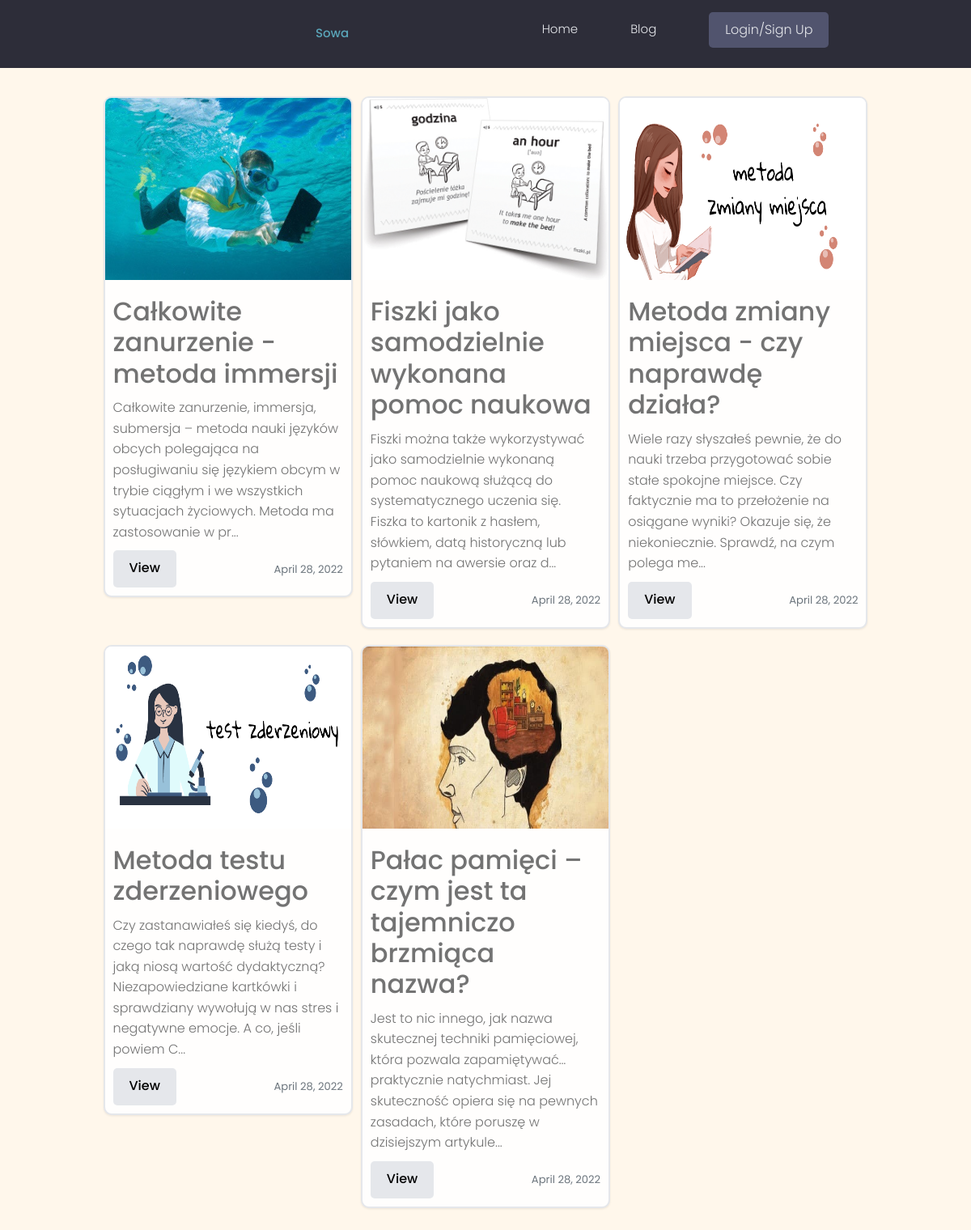
Screenshot of /blog/ with the database file from the repository.
### blog/models.py (models this page shows, shortened)
class Article(models.Model):
    title = models.CharField(max_length=128)
    description = models.CharField(max_length=1000)
    author = models.CharField(max_length=64)
    image = models.ImageField(default='default.jpg', upload_to='blog_articles',null=True, blank=True)
    created = models.DateTimeField(auto_now_add=True)
    id = models.UUIDField(default=uuid.uuid4, unique=True, primary_key=True, editable=False)
    class Meta:
        ordering = ['-created']

### blog/views.py (the view)
# urls.py: path('', views.ArticleListView.as_view(), name='article-list'),
class ArticleListView(ListView):
    model = Article

### blog/templates/blog/article_list.html
{% extends 'main.html' %}
{% block content %}
  <div class="album py-5">
    <div class="container">
      <div class="row row-cols-1 row-cols-sm-2 row-cols-md-3 g-3">
    {% for article in object_list %}
        <div class="col">
          <div class="card shadow-sm">
            <img class="bd-placeholder-img card-img-top" width="100%" height="225" src="{{ article.image.url }}">
            <div class="card-body">
              <p class="card-text"><h3>{{ article.title }}</h3></p>
              <p class="card-text">{{ article.description | slice:":200" }}...</p>
              <div class="d-flex justify-content-between align-items-center">
                <div class="btn-group">
                  <button type="button" class="btn btn-sm btn-outline-secondary"><a href="{% url 'article-detail' article.id %}?next=/blog" style="text-decoration:none;color:black">View</a></button>
                </div>
                <small class="text-muted">{{ article.created.date }}</small>
              </div>
            </div>
          </div>
        </div>
    {% endfor %}
              </div>
    </div>
  </div>
{% endblock %}

### templates/main.html (shortened to what this page needs)
{% load static %}
<!DOCTYPE html>
<html>
<head>
    <link href="https://cdn.jsdelivr.net/npm/bootstrap@5.1.3/dist/css/bootstrap.min.css" rel="stylesheet">
    <link rel="stylesheet" href="https://cdn.jsdelivr.net/npm/bootstrap-icons@1.8.1/font/bootstrap-icons.css">
    <link rel="stylesheet" href="https://cdn.iconmonstr.com/1.3.0/css/iconmonstr-iconic-font.min.css" />
    <link rel="stylesheet" href="{% static 'uikit/styles/uikit.css' %}" />
    <link rel="stylesheet" href="{% static 'styles/app.css' %}" />
</head>
<body style="background-color:#FFF7EB">
{% include 'navbar.html' %}
{% block content %}
{% endblock content %}
</body>
</html>

### templates/navbar.html (shortened to what this page needs)
{% load static %}
<header class="header">
    <div class="container container--narrow">
        <a href="#" class="header__logo">
            <a href="{% url 'index' %}"<h1>Sowa</h1>
        </a>
        <nav class="header__nav">
            <ul class="header__menu">
                <li class="header__menuItem"><a href="{% url 'index' %}">Home</a></li>
                <li class="header__menuItem"><a href="{% url 'article-list' %}">Blog</a></li>
                {% if request.user.is_authenticated %}
                <li class="header__menuItem"><a href="{% url 'topic-list' %}">Topics</a></li>
                <li class="header__menuItem"><a href="#">Tests</a></li>
                <li class="header__menuItem"><a href="{% url 'account' %}">Account</a></li>
                <li class="header__menuItem"><a href="{% url 'logout' %}" class="btn btn--sub">Logout</a></li>
                {% else %}
                <li class="header__menuItem"><a href="{% url 'login' %}" class="btn btn--sub">Login/Sign Up</a></li>
                {% endif %}
            </ul>
        </nav>
    </div>
</header>

### static/styles/app.css (style rules this page uses)
:root { --color-sub: #2d2d39; }
.btn--sub { background-color: var(--color-sub-light); }
.card { border: 2px solid var(--color-light); }
img { width: 100%; }
.header { position: sticky; z-index: 111; background-color: var(--color-sub); padding: 1.5rem 0; }
.header > .container { display: flex; justify-content: space-between; align-items: center; }
.header__nav > ul { display: inline-flex; align-items: center; list-style: none; gap: 6.5rem; }
.header__menuItem > a { color: var(--color-light); font-weight: 300; }

### static/uikit/styles/modules/_variables.css (style rules this page uses)
:root { --color-main: #5aa5b9; --color-main-light: #e6faff; --color-sub: #3f4156; --color-sub-light: #51546e; --color-sub-lighter: #ededfd; --color-text: #737373; --color-gray: #8b8b8b; --color-light: #e5e7eb; --color-light-gray: #767676; --color-bg: #f8fafd; --color-white: #fffefd; --color-white-light: #f3f3f3; --color-success: #359e64; --color-success-bg: #def8e8; --color-error: #fc4b0b; --color-error-bg: #fff2ee; --font-base: 'Poppins', arial, helvetica, 'Segoe UI', roboto, ubuntu, sans-serif; --font-monospace: 'Fira Code', 'Courier New', courier, monospace; --font-regular: 300; --font-medium: 500; --font-bold: 700; --generic-shadow: 1px 1px 5px #00000010; --generic-transition: all 0.3s ease-in-out; }

### static/uikit/styles/modules/_base.css (style rules this page uses)
* { margin: 0; padding: 0; box-sizing: border-box; text-rendering: optimizeLegibility; color: inherit; font-size: inherit; }
html { font-size: 50%; }
@media only screen and (min-width: 480px) { html { font-size: 56.25%; } }
@media only screen and (min-width: 1200px) { html { font-size: 62.5%; } }
body { line-height: 1.6; font-weight: 400; font-size: 1.5rem; color: var(--color-text); background-color: var(--color-bg); min-height: 100vh; }

### static/uikit/styles/modules/_typography.css (style rules this page uses)
* { font-family: var(--font-base); }
h3 { font-size: 3.2rem; font-weight: var(--font-medium); }
p, span, strong { font-size: 1.6rem; color: var(--color-text); font-weight: var(--font-regular); }
a { padding-bottom: 2px; text-decoration: none; display: inline-block; color: var(--color-main); font-weight: var(--font-medium); }

### static/uikit/styles/modules/_utilities.css (style rules this page uses)
.container { width: 92%; max-width: 165rem; margin: 0 auto; box-sizing: border-box; }
.container--narrow { width: 92%; max-width: 120rem; }
@media screen and (min-width: 1000px) { .container { width: 90%; } }
@media screen and (min-width: 1000px) { .container--narrow { width: 85%; } }
@media screen and (min-width: 1200px) { .container { width: 80%; } }
@media screen and (min-width: 1200px) { .container--narrow { width: 72%; } }

### static/uikit/styles/modules/_button.css (style rules this page uses)
.btn { display: inline-block; position: relative; cursor: pointer; background-color: var(--color-light); font-weight: var(--font-medium); color: var(--color-sub); text-decoration: none; padding: 1rem 2rem; border-radius: 0.5rem; border: none; width: -webkit-fit-content; width: -moz-fit-content; width: fit-content; height: -webkit-fit-content; height: -moz-fit-content; height: fit-content; font-size: 1.6rem; outline-width: 0; outline-color: transparent; -webkit-backface-visibility: hidden; backface-visibility: hidden; transition: all 0.3s ease-in-out; }
.btn--sub { background-color: var(--color-sub); color: var(--color-white); }

### static/uikit/styles/modules/_card.css (style rules this page uses)
.card { border-radius: 1rem; background-color: var(--color-white); border: 1.5px solid var(--color-light); width: auto; height: auto; margin-top: 0.5rem; margin-bottom: 0.5rem; overflow: hidden; }

### rows the page displays
Article: image (picture), title "Całkowite zanurzenie - metoda immersji", description "Całkowite zanurzenie, immersja, submersja – metoda nauki języków obcych polegająca na posługiwaniu się językiem obcym w trybie ciągłym i we wszystkich sytuacjach życiowych. Metoda ma zastosowanie w pr", created "April 28, 2022"
Article: image (picture), title "Fiszki jako samodzielnie wykonana pomoc naukowa", description "Fiszki można także wykorzystywać jako samodzielnie wykonaną pomoc naukową służącą do systematycznego uczenia się. Fiszka to kartonik z hasłem, słówkiem, datą historyczną lub pytaniem na awersie oraz d", created "April 28, 2022"
Article: image (picture), title "Metoda zmiany miejsca - czy naprawdę działa?", description "Wiele razy słyszałeś pewnie, że do nauki trzeba przygotować sobie stałe spokojne miejsce. Czy faktycznie ma to przełożenie na osiągane wyniki? Okazuje się, że niekoniecznie. Sprawdź, na czym polega me", created "April 28, 2022"
Article: image (picture), title "Metoda testu zderzeniowego", description "Czy zastanawiałeś się kiedyś, do czego tak naprawdę służą testy i jaką niosą wartość dydaktyczną? Niezapowiedziane kartkówki i sprawdziany wywołują w nas stres i negatywne emocje. A co, jeśli powiem C", created "April 28, 2022"
Article: image (picture), title "Pałac pamięci – czym jest ta tajemniczo brzmiąca nazwa?", description "Jest to nic innego, jak nazwa skutecznej techniki pamięciowej, która pozwala zapamiętywać… praktycznie natychmiast. Jej skuteczność opiera się na pewnych zasadach, które poruszę w dzisiejszym artykule", created "April 28, 2022"
